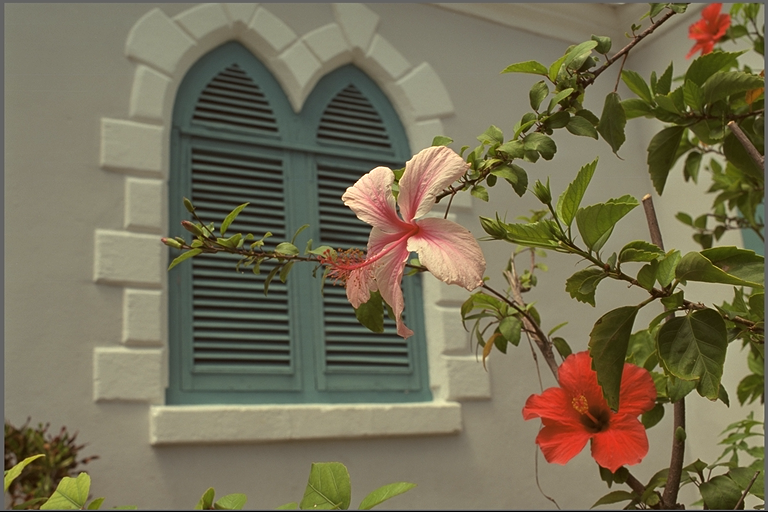
#> input picture Tests/data/kodim07.png, 768 x 512 px
$ jupyter execute noise_tests.ipynb
#> lines starting #> are read from the running program, lines starting #| are printed output that depends on the picture
[cell 1]
import cv2
import numpy as np
import os
import matplotlib.pyplot as plt
from scipy.signal import wiener

[cell 2]
img = cv2.imread("./data/kodim07.png")
#> img is the input picture: shape (512, 768, 3); mean B, G, R 85.4, 110.7, 117.6
img = cv2.cvtColor(img, cv2.COLOR_BGR2RGB)
img_gray = cv2.cvtColor(img, cv2.COLOR_RGB2GRAY)
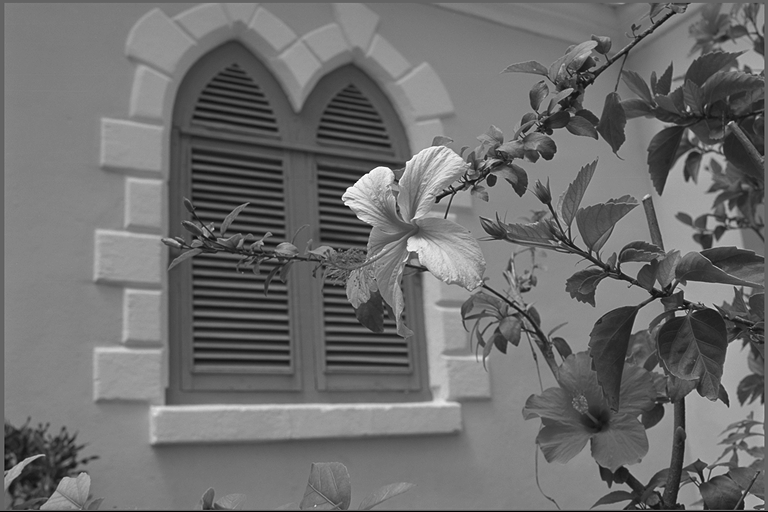
#> img_gray: shape (512, 768); min 0, max 255, mean 109.9

# apply Gaussian noise
mean = 0
var = 1000
sigma = var**0.5
gaussian_noise = np.random.normal(mean, sigma, img_gray.shape)
gaussian_noisy_img = img_gray + gaussian_noise
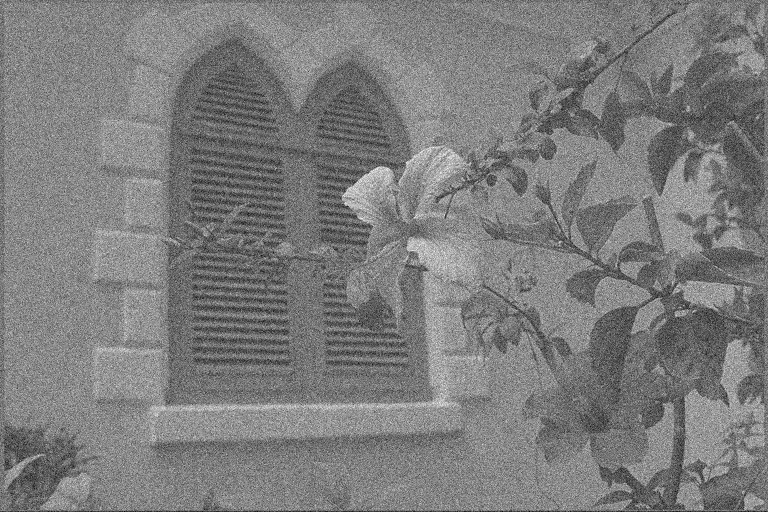
#> gaussian_noisy_img: shape (512, 768) float64; min -107.2, max 335.4, mean 110; drawn with min black and max white
gaussian_noisy_img = np.clip(gaussian_noisy_img, 0, 255).astype(np.uint8)
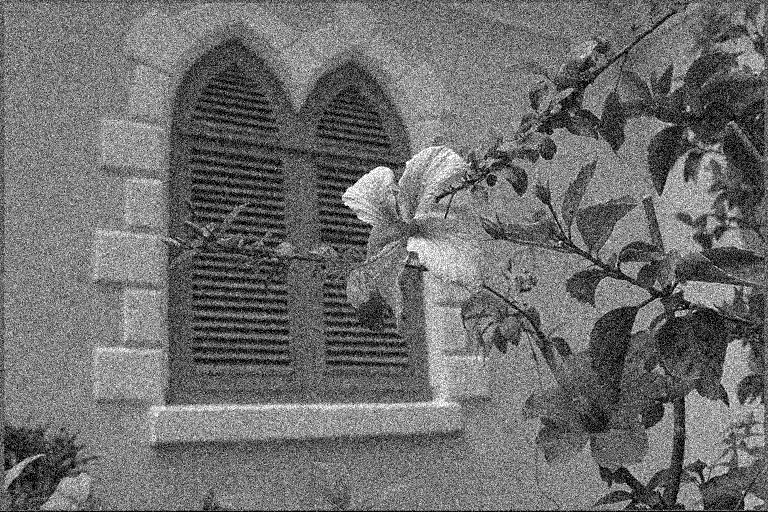
#> gaussian_noisy_img: shape (512, 768); min 0, max 255, mean 109.7

# plot
plt.figure(figsize=(12, 6))
plt.subplot(1, 2, 1), plt.imshow(img_gray, cmap='gray'), plt.title('Original Image')
plt.subplot(1, 2, 2), plt.imshow(gaussian_noisy_img, cmap='gray'), plt.title('Gaussian Noisy Image')
plt.show()
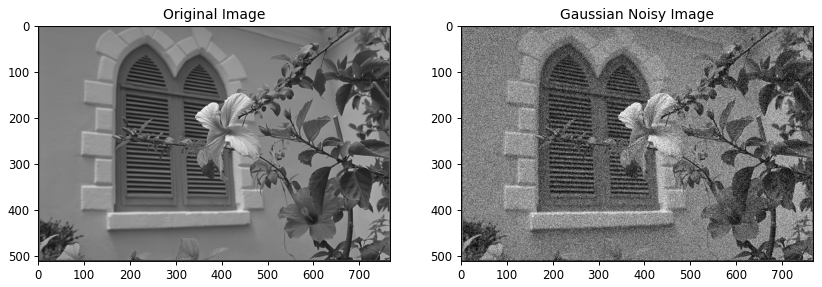
#> figure drawn by matplotlib, 2 panels

img_original_spectrum = np.fft.fftshift(np.fft.fft2(img_gray))
img_noisy_spectrum = np.fft.fftshift(np.fft.fft2(gaussian_noisy_img))

plt.figure(figsize=(12, 6))
plt.subplot(1,2,1), plt.imshow(20 * np.log(np.abs(img_original_spectrum)+1)), plt.title('Original Image Spectrum')
plt.subplot(1,2,2), plt.imshow(20 * np.log(np.abs(img_noisy_spectrum)+1)), plt.title('Gaussian Noisy Image Spectrum')
plt.show()
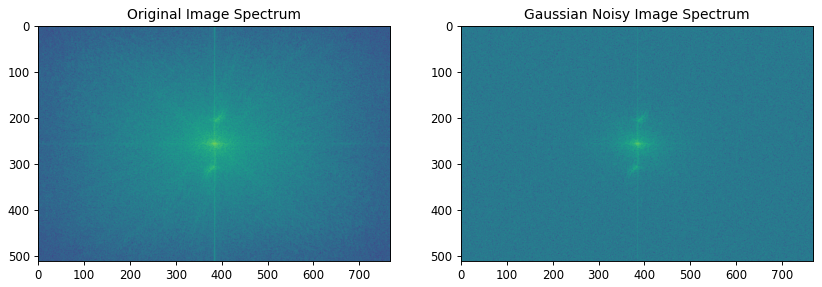
#> figure drawn by matplotlib, 2 panels

[cell 3]
# Estrai direttamente il rettangolo 100x100
original_patch = img_gray[3:103, 3:103]
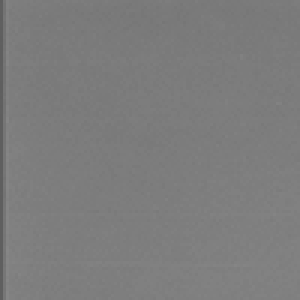
#> original_patch: shape (100, 100) (shown 3 times larger); min 95, max 134, mean 124.5
noisy_patch = gaussian_noisy_img[3:103, 3:103]
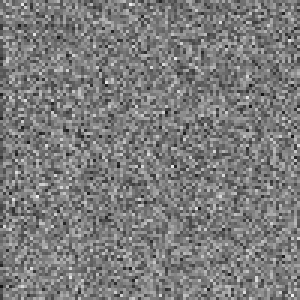
#> noisy_patch: shape (100, 100) (shown 3 times larger); min 16, max 243, mean 123.8

# plot the images highliting the patch with a red rectangle
plt.figure(figsize=(12, 6))
plt.subplot(1, 2, 1), plt.imshow(img_gray, cmap='gray'), plt.title('Original Image')
plt.gca().add_patch(plt.Rectangle((3, 3), 100, 100, edgecolor='red', facecolor='none', linewidth=2))
plt.subplot(1, 2, 2), plt.imshow(gaussian_noisy_img, cmap='gray'), plt.title('Gaussian Noisy Image')
plt.gca().add_patch(plt.Rectangle((3, 3), 100, 100, edgecolor='red', facecolor='none', linewidth=2))
plt.show()


# compute the histogram of the original and noisy patches
original_hist = cv2.calcHist([original_patch], [0], None, [256], [0, 256])
#> original_hist = 256 values, max 2060 at index 125, min 0 at index 0, mean 39.06
noisy_hist = cv2.calcHist([noisy_patch], [0], None, [256], [0, 256])
#> noisy_hist = 256 values, max 138 at index 117, min 0 at index 0, mean 39.06
# plot the histograms as bar charts
plt.figure(figsize=(12, 4))
plt.subplot(1, 2, 1), plt.bar(range(256), original_hist.flatten()), plt.title('Original Patch Histogram')
plt.subplot(1, 2, 2), plt.bar(range(256), noisy_hist.flatten()), plt.title('Noisy Patch Histogram')
plt.show()
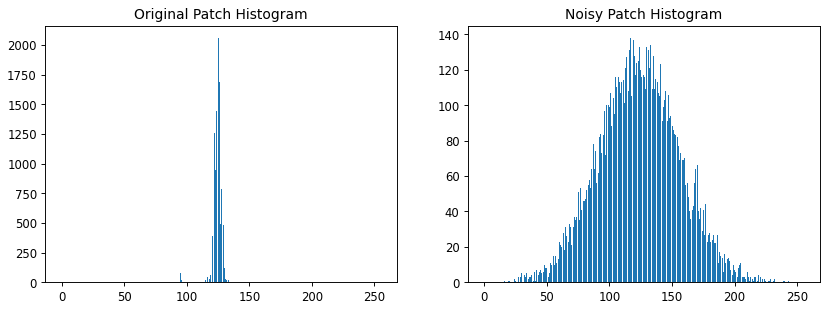
#> figure drawn by matplotlib, 2 panels; panel 1: tallest bar 2060 high, from x = 124.6 to 125.4; panel 2: tallest bar 138 high, from x = 116.6 to 117.4

[cell 4]
# apply Wiener filter to the noisy image
wiener_filtered_img = wiener(gaussian_noisy_img, (7, 7), noise=var)
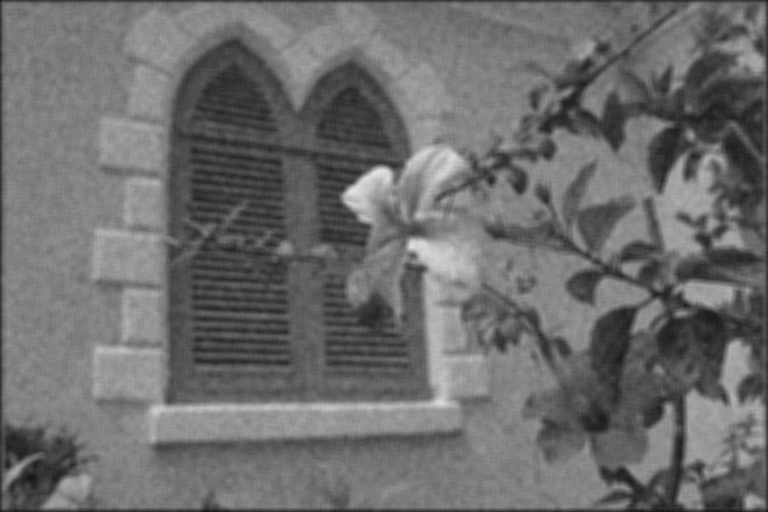
#> wiener_filtered_img: shape (512, 768) float64; min 20.78, max 226.5, mean 109.2
wiener_filtered_img = np.clip(wiener_filtered_img, 0, 255).astype(np.uint8)

# apply classic mean filter to the noisy image
mean_filtered_img = cv2.blur(gaussian_noisy_img, (7, 7))
mean_filtered_img = np.clip(mean_filtered_img, 0, 255).astype(np.uint8)
# plot the original, noisy and filtered images
plt.figure(figsize=(18, 6))
plt.subplot(1, 3, 1), plt.imshow(gaussian_noisy_img, cmap='gray'), plt.title('Gaussian Noisy Image')
plt.subplot(1, 3, 2), plt.imshow(wiener_filtered_img, cmap='gray'), plt.title('Wiener Filtered Image')
plt.subplot(1, 3, 3), plt.imshow(mean_filtered_img, cmap='gray'), plt.title('Mean Filtered Image')
plt.show()

$ run again, with Tests/data/img10.jpg saved as Tests/data/kodim07.png
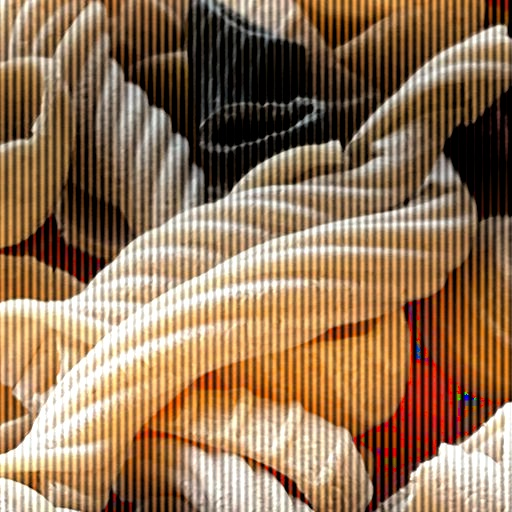
#> input picture Tests/data/img10.jpg, 512 x 512 px
#> img is the input picture: shape (512, 512, 3); mean B, G, R 85.5, 114.9, 145.8
#> `noisy_patch = gaussian_noisy_img[3:103, 3:103]`:
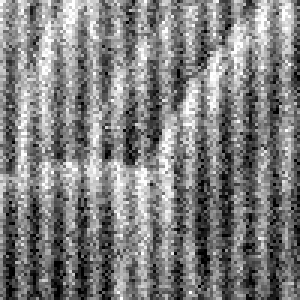
#> noisy_patch: shape (100, 100) (shown 3 times larger); min 0, max 255, mean 126.6
#> original_hist = 256 values, max 98 at index 133, min 0 at index 0, mean 39.06
#> noisy_hist = 256 values, max 155 at index 255, min 2 at index 253, mean 39.06
#> `wiener_filtered_img = wiener(gaussian_noisy_img, (7, 7), noise=var)`:
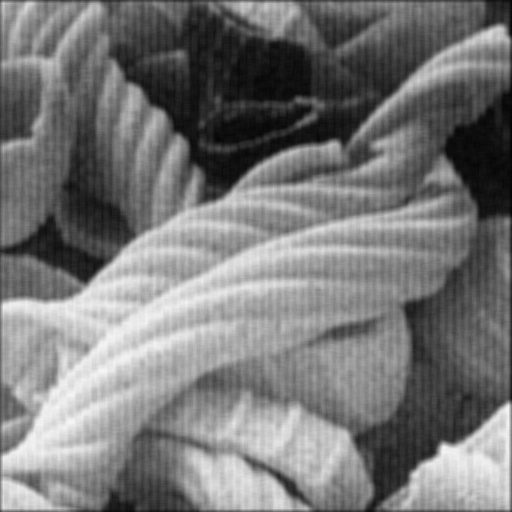
#> wiener_filtered_img: shape (512, 512) float64; min 2.78, max 247.1, mean 120.1
